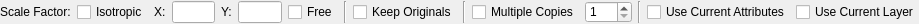
<?xml version="1.0" encoding="UTF-8"?>
<ui version="4.0">
 <class>LC_ScaleOptionsWidget</class>
 <widget class="QWidget" name="LC_ScaleOptionsWidget">
  <property name="geometry">
   <rect>
    <x>0</x>
    <y>0</y>
    <width>919</width>
    <height>24</height>
   </rect>
  </property>
  <property name="sizePolicy">
   <sizepolicy hsizetype="Preferred" vsizetype="Preferred">
    <horstretch>0</horstretch>
    <verstretch>0</verstretch>
   </sizepolicy>
  </property>
  <property name="minimumSize">
   <size>
    <width>128</width>
    <height>22</height>
   </size>
  </property>
  <property name="maximumSize">
   <size>
    <width>16777215</width>
    <height>16777215</height>
   </size>
  </property>
  <property name="windowTitle">
   <string>Move Rotate Options</string>
  </property>
  <layout class="QGridLayout" name="gridLayout">
   <property name="leftMargin">
    <number>0</number>
   </property>
   <property name="topMargin">
    <number>1</number>
   </property>
   <property name="rightMargin">
    <number>0</number>
   </property>
   <property name="bottomMargin">
    <number>1</number>
   </property>
   <item row="0" column="11">
    <widget class="QSpinBox" name="sbNumberOfCopies">
     <property name="toolTip">
      <string>Number of copies</string>
     </property>
     <property name="minimum">
      <number>1</number>
     </property>
     <property name="maximum">
      <number>100</number>
     </property>
    </widget>
   </item>
   <item row="0" column="10">
    <widget class="QCheckBox" name="cbMultipleCopies">
     <property name="toolTip">
      <string>If checked, multiple copies will be created.</string>
     </property>
     <property name="text">
      <string>Multiple Copies</string>
     </property>
    </widget>
   </item>
   <item row="0" column="8">
    <widget class="QCheckBox" name="cbKeepOriginals">
     <property name="toolTip">
      <string>If checked, original entities will survive, otherwise they will be removed.</string>
     </property>
     <property name="text">
      <string>Keep Originals</string>
     </property>
    </widget>
   </item>
   <item row="0" column="14">
    <widget class="QCheckBox" name="cbCurrentLayer">
     <property name="toolTip">
      <string>If checked, created entities will be placed to current layer. Otherwise, they will be placed to original layers. </string>
     </property>
     <property name="text">
      <string>Use Current Layer</string>
     </property>
    </widget>
   </item>
   <item row="0" column="9">
    <widget class="Line" name="line_3">
     <property name="orientation">
      <enum>Qt::Orientation::Vertical</enum>
     </property>
    </widget>
   </item>
   <item row="0" column="12">
    <widget class="Line" name="line_2">
     <property name="orientation">
      <enum>Qt::Orientation::Vertical</enum>
     </property>
    </widget>
   </item>
   <item row="0" column="2">
    <widget class="QLabel" name="label">
     <property name="text">
      <string>X:</string>
     </property>
    </widget>
   </item>
   <item row="0" column="5">
    <widget class="QLineEdit" name="leFactorY">
     <property name="maximumSize">
      <size>
       <width>60</width>
       <height>16777215</height>
      </size>
     </property>
     <property name="toolTip">
      <string>Scale factor for Y axis</string>
     </property>
    </widget>
   </item>
   <item row="0" column="15">
    <spacer name="horizontalSpacer">
     <property name="orientation">
      <enum>Qt::Orientation::Horizontal</enum>
     </property>
     <property name="sizeHint" stdset="0">
      <size>
       <width>0</width>
       <height>20</height>
      </size>
     </property>
    </spacer>
   </item>
   <item row="0" column="0">
    <widget class="QLabel" name="label_3">
     <property name="text">
      <string>Scale Factor:</string>
     </property>
    </widget>
   </item>
   <item row="0" column="1">
    <widget class="QCheckBox" name="cbIsotrpic">
     <property name="toolTip">
      <string>If checked, the same scaling factor for X and Y axis will be applied.</string>
     </property>
     <property name="text">
      <string>Isotropic</string>
     </property>
    </widget>
   </item>
   <item row="0" column="3">
    <widget class="QLineEdit" name="leFactorX">
     <property name="sizePolicy">
      <sizepolicy hsizetype="Preferred" vsizetype="Preferred">
       <horstretch>0</horstretch>
       <verstretch>0</verstretch>
      </sizepolicy>
     </property>
     <property name="maximumSize">
      <size>
       <width>60</width>
       <height>16777215</height>
      </size>
     </property>
     <property name="toolTip">
      <string>Scale factor for X axis</string>
     </property>
    </widget>
   </item>
   <item row="0" column="4">
    <widget class="QLabel" name="label_2">
     <property name="text">
      <string>Y:</string>
     </property>
    </widget>
   </item>
   <item row="0" column="7">
    <widget class="Line" name="line">
     <property name="frameShadow">
      <enum>QFrame::Shadow::Sunken</enum>
     </property>
     <property name="lineWidth">
      <number>1</number>
     </property>
     <property name="midLineWidth">
      <number>0</number>
     </property>
     <property name="orientation">
      <enum>Qt::Orientation::Vertical</enum>
     </property>
    </widget>
   </item>
   <item row="0" column="13">
    <widget class="QCheckBox" name="cbCurrentAttr">
     <property name="toolTip">
      <string>If checked, current attributes will be applied to created entities, otherwise original ones will be used. </string>
     </property>
     <property name="text">
      <string>Use Current Attributes</string>
     </property>
    </widget>
   </item>
   <item row="0" column="6">
    <widget class="QCheckBox" name="cbExplicitFactor">
     <property name="toolTip">
      <string>If checked, factor will be freely selected by mouse. Otherwise, specified values of factors will be used.</string>
     </property>
     <property name="text">
      <string>Free</string>
     </property>
    </widget>
   </item>
  </layout>
 </widget>
 <resources/>
 <connections/>
</ui>
